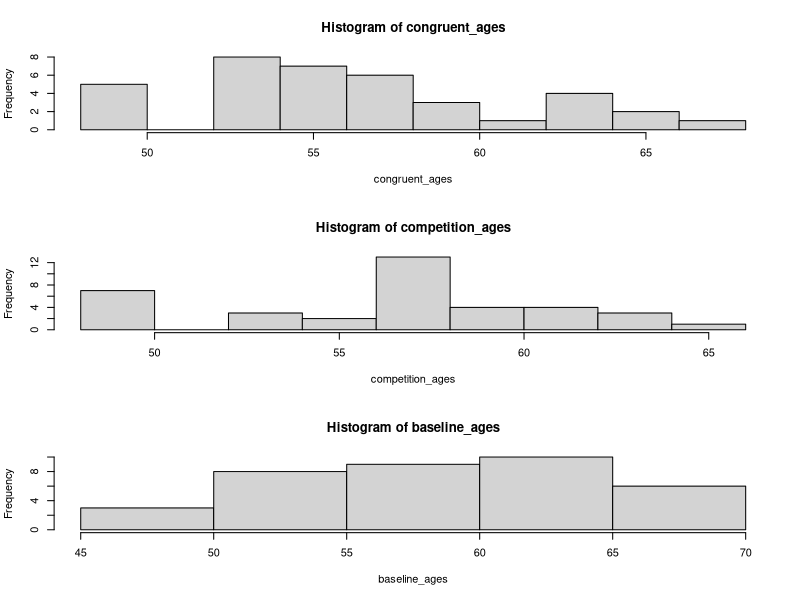

R code for this plot:
congruent_ages <- c(54, 53, 65, 66, 58, 62, 56, 56, 59, 64, 49, 54, 54, 63, 67, 63, 49,
                     57, 55, 53, 58, 53, 57, 58, 59, 53, 48, 50, 55, 56, 58, 59, 53, 49, 56, 56, 63)
                     
                     
                                           
baseline_ages <- c(57, 58, 57, 57, 66, 49, 67, 64, 64, 52, 67, 51, 57, 60, 56, 51, 63, 63, 63, 59, 
					59, 55, 50, 67, 53, 64, 62, 61, 63, 54, 61, 53, 50, 52, 69, 66)
					
					
competition_ages <- c(60, 50, 65, 58, 50, 55, 59, 58, 48, 54, 62, 58, 63, 
					63, 58, 54, 58, 50, 59, 60, 48, 53, 56, 57, 58, 62, 48,
					 63, 57, 58, 57, 58, 48, 62, 57, 62, 58)	
					 
					 
t.test(congruent_ages, baseline_ages, var.equal=T)
t.test(competition_ages, baseline_ages, var.equal=T)
t.test(competition_ages, congruent_ages, var.equal=T)

par(mfrow=c(3,1))
hist(congruent_ages)
hist(competition_ages)
hist(baseline_ages)


results <- NULL

results$ages <- c(congruent_ages, baseline_ages, competition_ages)
results$cond <- factor(c(  rep('congruent', length(congruent_ages)),
						   rep('baseline', length(baseline_ages)),
						   rep('competition', length(competition_ages))))
						   
results <- as.data.frame(results)

x <- aov(ages~cond, data=results)

# 1: F
congruent_gender = c(0, 0, 0, 0, 0, 0, 0, 1, 1, 0, 
					 1, 1, 1, 0, 1, 1, 1, 1, 1, 1, 
					 1, 0, 1, 0, 1, 1, 1, 1, 1, 0, 
					 1, 1, 1, 0, 0, 1, 1)
					 
baseline_gender <- c(1, 0, 1, 0, 0, 0, 1, 1, 0, 1, 1, 
					 0, 0, 0, 0, 0, 1, 0, 1, 1, 0, 0, 
					 1, 1, 1, 0, 0, 0, 1, 1, 0, 0, 1, 1, 0, 1)
					 
competition_gender <- c(0, 1, 0, 1, 0, 0, 1, 1, 1, 0, 
					  0, 1, 0, 0, 1, 0, 0, 0, 0, 1, 1, 1,
					  1, 1, 1, 0, 1, 1, 0, 1, 1, 1, 0, 0, 0, 0, 0)
					  
					  
props <- c(  sum(congruent_gender), length(congruent_gender) - sum(congruent_gender),
			 sum(baseline_gender), length(baseline_gender) - sum(baseline_gender),
			 sum(competition_gender), length(competition_gender) - sum(competition_gender))

props			 
props <- matrix(props, 2)
props

chisq.test(props)



###########

adult_genders <- matrix(c(22,14,1,19,18,0,19,13,2), 3)

chisq.test(adult_genders)

chisq.test(adult_genders[1:2,])



# adult vs. children gender chi-square

genders <- matrix(c(58, 52, 60, 45), 2)

chisq.test(genders)


genders <- matrix(c(58, 52, 0, 60, 45, 3), 3)
genders

chisq.test(genders)